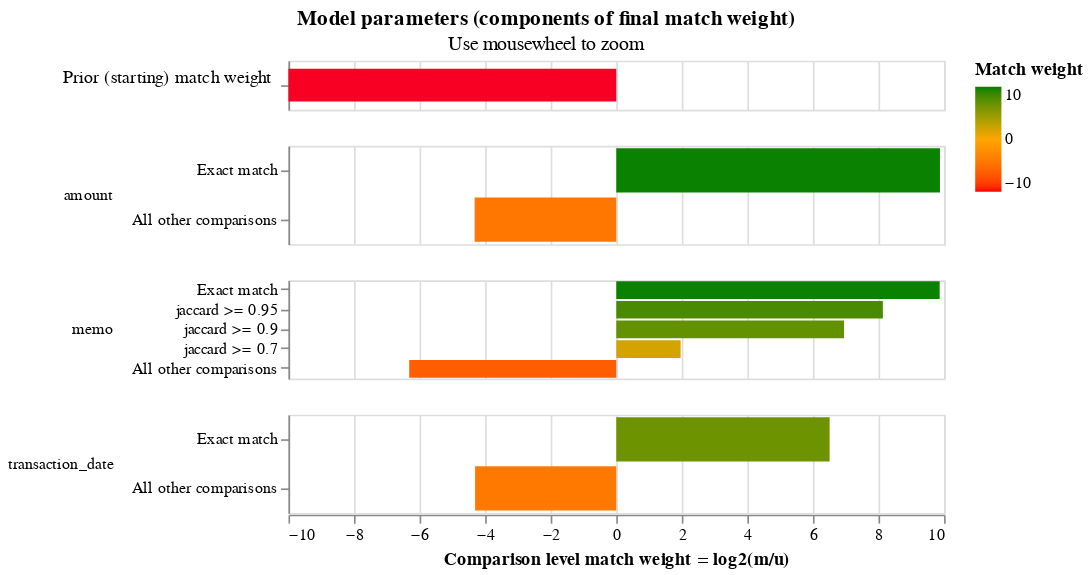

The cell this chart's notebook holds for it:
### Code cell
linker.match_weights_chart()

### Figure 1 — Vega-Lite specification as saved in the notebook (floating-point values rounded to 4 significant figures)
{"config": {"view": {"width": 400, "height": 60}, "mark": {"tooltip": null}, "title": {"anchor": "middle"}, "header": {"title": null}}, "data": {"values": [{"comparison_name": "probability_two_random_records_match", "sql_condition": null, "label_for_charts": "", "m_probability": null, "u_probability": null, "m_probability_description": null, "u_probability_description": null, "has_tf_adjustments": false, "tf_adjustment_column": null, "tf_adjustment_weight": null, "is_null_level": false, "bayes_factor": 2.206e-05, "log2_bayes_factor": -15.47, "comparison_vector_value": 0, "max_comparison_vector_value": 0, "bayes_factor_description": "The probability that two random records drawn at random match is 0.000 or one in  45,326.0 records.This is equivalent to a starting match weight of -15.468.", "probability_two_random_records_match": 2.206e-05, "comparison_sort_order": -1}, {"comparison_name": "amount", "sql_condition": "\"amount_l\" = \"amount_r\"", "label_for_charts": "Exact match", "m_probability": 0.95, "u_probability": 0.001012, "m_probability_description": "Amongst matching record comparisons, 95.00% of records are in the exact match comparison level", "u_probability_description": "Amongst non-matching record comparisons, 0.10% of records are in the exact match comparison level", "has_tf_adjustments": false, "tf_adjustment_column": null, "tf_adjustment_weight": 1.0, "is_null_level": false, "bayes_factor": 938.6, "log2_bayes_factor": 9.874, "comparison_vector_value": 1, "max_comparison_vector_value": 1, "bayes_factor_description": "If comparison level is `exact match` then comparison is 938.63 times more likely to be a match", "probability_two_random_records_match": 2.206e-05, "comparison_sort_order": 0}, {"comparison_name": "amount", "sql_condition": "ELSE", "label_for_charts": "All other comparisons", "m_probability": 0.05, "u_probability": 0.999, "m_probability_description": "Amongst matching record comparisons, 5.00% of records are in the all other comparisons comparison level", "u_probability_description": "Amongst non-matching record comparisons, 99.90% of records are in the all other comparisons comparison level", "has_tf_adjustments": false, "tf_adjustment_column": null, "tf_adjustment_weight": 1.0, "is_null_level": false, "bayes_factor": 0.05005, "log2_bayes_factor": -4.32, "comparison_vector_value": 0, "max_comparison_vector_value": 1, "bayes_factor_description": "If comparison level is `all other comparisons` then comparison is  19.98 times less likely to be a match", "probability_two_random_records_match": 2.206e-05, "comparison_sort_order": 0}, {"comparison_name": "memo", "sql_condition": "\"memo_l\" = \"memo_r\"", "label_for_charts": "Exact match", "m_probability": 0.95, "u_probability": 0.001018, "m_probability_description": "Amongst matching record comparisons, 95.00% of records are in the exact match comparison level", "u_probability_description": "Amongst non-matching record comparisons, 0.10% of records are in the exact match comparison level", "has_tf_adjustments": true, "tf_adjustment_column": "memo", "tf_adjustment_weight": 1.0, "is_null_level": false, "bayes_factor": 933.0, "log2_bayes_factor": 9.866, "comparison_vector_value": 4, "max_comparison_vector_value": 4, "bayes_factor_description": "If comparison level is `exact match` then comparison is 933.04 times more likely to be a match", "probability_two_random_records_match": 2.206e-05, "comparison_sort_order": 1}, {"comparison_name": "memo", "sql_condition": "jaccard(\"memo_l\", \"memo_r\") >= 0.95", "label_for_charts": "jaccard >= 0.95", "m_probability": 0.0125, "u_probability": 4.453e-05, "m_probability_description": "Amongst matching record comparisons, 1.25% of records are in the jaccard >= 0.95 comparison level", "u_probability_description": "Amongst non-matching record comparisons, 0.00% of records are in the jaccard >= 0.95 comparison level", "has_tf_adjustments": false, "tf_adjustment_column": null, "tf_adjustment_weight": 1.0, "is_null_level": false, "bayes_factor": 280.7, "log2_bayes_factor": 8.133, "comparison_vector_value": 3, "max_comparison_vector_value": 4, "bayes_factor_description": "If comparison level is `jaccard >= 0.95` then comparison is 280.69 times more likely to be a match", "probability_two_random_records_match": 2.206e-05, "comparison_sort_order": 1}, {"comparison_name": "memo", "sql_condition": "jaccard(\"memo_l\", \"memo_r\") >= 0.9", "label_for_charts": "jaccard >= 0.9", "m_probability": 0.0125, "u_probability": 0.0001012, "m_probability_description": "Amongst matching record comparisons, 1.25% of records are in the jaccard >= 0.9 comparison level", "u_probability_description": "Amongst non-matching record comparisons, 0.01% of records are in the jaccard >= 0.9 comparison level", "has_tf_adjustments": false, "tf_adjustment_column": null, "tf_adjustment_weight": 1.0, "is_null_level": false, "bayes_factor": 123.5, "log2_bayes_factor": 6.948, "comparison_vector_value": 2, "max_comparison_vector_value": 4, "bayes_factor_description": "If comparison level is `jaccard >= 0.9` then comparison is 123.50 times more likely to be a match", "probability_two_random_records_match": 2.206e-05, "comparison_sort_order": 1}, {"comparison_name": "memo", "sql_condition": "jaccard(\"memo_l\", \"memo_r\") >= 0.7", "label_for_charts": "jaccard >= 0.7", "m_probability": 0.0125, "u_probability": 0.003204, "m_probability_description": "Amongst matching record comparisons, 1.25% of records are in the jaccard >= 0.7 comparison level", "u_probability_description": "Amongst non-matching record comparisons, 0.32% of records are in the jaccard >= 0.7 comparison level", "has_tf_adjustments": false, "tf_adjustment_column": null, "tf_adjustment_weight": 1.0, "is_null_level": false, "bayes_factor": 3.901, "log2_bayes_factor": 1.964, "comparison_vector_value": 1, "max_comparison_vector_value": 4, "bayes_factor_description": "If comparison level is `jaccard >= 0.7` then comparison is 3.90 times more likely to be a match", "probability_two_random_records_match": 2.206e-05, "comparison_sort_order": 1}, {"comparison_name": "memo", "sql_condition": "ELSE", "label_for_charts": "All other comparisons", "m_probability": 0.0125, "u_probability": 0.9956, "m_probability_description": "Amongst matching record comparisons, 1.25% of records are in the all other comparisons comparison level", "u_probability_description": "Amongst non-matching record comparisons, 99.56% of records are in the all other comparisons comparison level", "has_tf_adjustments": false, "tf_adjustment_column": null, "tf_adjustment_weight": 1.0, "is_null_level": false, "bayes_factor": 0.01255, "log2_bayes_factor": -6.316, "comparison_vector_value": 0, "max_comparison_vector_value": 4, "bayes_factor_description": "If comparison level is `all other comparisons` then comparison is  79.65 times less likely to be a match", "probability_two_random_records_match": 2.206e-05, "comparison_sort_order": 1}, {"comparison_name": "transaction_date", "sql_condition": "\"transaction_date_l\" = \"transaction_date_r\"", "label_for_charts": "Exact match", "m_probability": 0.95, "u_probability": 0.01043, "m_probability_description": "Amongst matching record comparisons, 95.00% of records are in the exact match comparison level", "u_probability_description": "Amongst non-matching record comparisons, 1.04% of records are in the exact match comparison level", "has_tf_adjustments": true, "tf_adjustment_column": "transaction_date", "tf_adjustment_weight": 1.0, "is_null_level": false, "bayes_factor": 91.09, "log2_bayes_factor": 6.509, "comparison_vector_value": 1, "max_comparison_vector_value": 1, "bayes_factor_description": "If comparison level is `exact match` then comparison is 91.09 times more likely to be a match", "probability_two_random_records_match": 2.206e-05, "comparison_sort_order": 2}, {"comparison_name": "transaction_date", "sql_condition": "ELSE", "label_for_charts": "All other comparisons", "m_probability": 0.05, "u_probability": 0.9896, "m_probability_description": "Amongst matching record comparisons, 5.00% of records are in the all other comparisons comparison level", "u_probability_description": "Amongst non-matching record comparisons, 98.96% of records are in the all other comparisons comparison level", "has_tf_adjustments": false, "tf_adjustment_column": null, "tf_adjustment_weight": 1.0, "is_null_level": false, "bayes_factor": 0.05053, "log2_bayes_factor": -4.307, "comparison_vector_value": 0, "max_comparison_vector_value": 1, "bayes_factor_description": "If comparison level is `all other comparisons` then comparison is  19.79 times less likely to be a match", "probability_two_random_records_match": 2.206e-05, "comparison_sort_order": 2}]}, "vconcat": [{"height": 30, "mark": {"type": "bar", "clip": true, "height": 20}, "selection": {"zoom_selector": {"type": "interval", "bind": "scales", "encodings": ["x"]}}, "transform": [{"filter": "(datum.comparison_name == 'probability_two_random_records_match')"}], "encoding": {"color": {"type": "quantitative", "field": "log2_bayes_factor", "title": "Match weight", "scale": {"range": ["red", "orange", "green"], "domain": [-10, 0, 10]}}, "tooltip": [{"type": "nominal", "field": "comparison_name", "title": "Comparison name"}, {"type": "nominal", "field": "probability_two_random_records_match", "format": ".4f", "title": "Probability two random records match"}, {"type": "quantitative", "field": "log2_bayes_factor", "title": "Equivalent match weight", "format": ",.4f"}, {"type": "nominal", "field": "bayes_factor_description", "title": "Match weight description"}], "x": {"type": "quantitative", "axis": {"labels": false, "domain": false, "title": "", "ticks": false}, "field": "log2_bayes_factor", "scale": {"domain": [-10, 10]}}, "y": {"type": "nominal", "field": "label_for_charts", "axis": {"title": "Prior (starting) match weight", "titleAngle": 0, "titleAlign": "right", "titleFontWeight": "normal"}, "sort": {"field": "comparison_vector_value", "order": "descending"}}}}, {"mark": {"type": "bar", "clip": true}, "selection": {"zoom_selector": {"type": "interval", "bind": "scales", "encodings": ["x"]}}, "transform": [{"filter": "(datum.comparison_name != 'probability_two_random_records_match')"}], "encoding": {"color": {"type": "quantitative", "field": "log2_bayes_factor", "title": "Match weight", "scale": {"range": ["red", "orange", "green"], "domain": [-10, 0, 10]}}, "row": {"type": "nominal", "field": "comparison_name", "sort": {"field": "comparison_sort_order"}, "header": {"labelAngle": 0, "labelAnchor": "middle", "labelAlign": "left"}}, "tooltip": [{"type": "nominal", "field": "comparison_name", "title": "Comparison name"}, {"type": "ordinal", "field": "label_for_charts", "title": "Label"}, {"type": "nominal", "field": "sql_condition", "title": "SQL condition"}, {"type": "quantitative", "field": "m_probability", "format": ".4f", "title": "M probability"}, {"type": "quantitative", "field": "u_probability", "format": ".4f", "title": "U probability"}, {"type": "quantitative", "field": "bayes_factor", "title": "Bayes factor = m/u", "format": ",.4f"}, {"type": "quantitative", "field": "log2_bayes_factor", "title": "Match weight = log2(m/u)", "format": ",.4f"}, {"type": "nominal", "field": "bayes_factor_description", "title": "Match weight description"}], "x": {"type": "quantitative", "axis": {"title": "Comparison level match weight = log2(m/u)"}, "field": "log2_bayes_factor", "scale": {"domain": [-10, 10]}}, "y": {"type": "nominal", "field": "label_for_charts", "axis": {"title": null}, "sort": {"field": "comparison_vector_value", "order": "descending"}}}, "resolve": {"axis": {"y": "independent"}, "scale": {"y": "independent"}}}], "selection": {"zoom_selector": {"type": "interval", "bind": "scales", "encodings": ["x"]}}, "resolve": {"axis": {"y": "independent"}, "scale": {"y": "independent"}}, "title": {"text": "Model parameters (components of final match weight)", "subtitle": "Use mousewheel to zoom"}, "$schema": "https://vega.github.io/schema/vega-lite/v5.2.json"}
